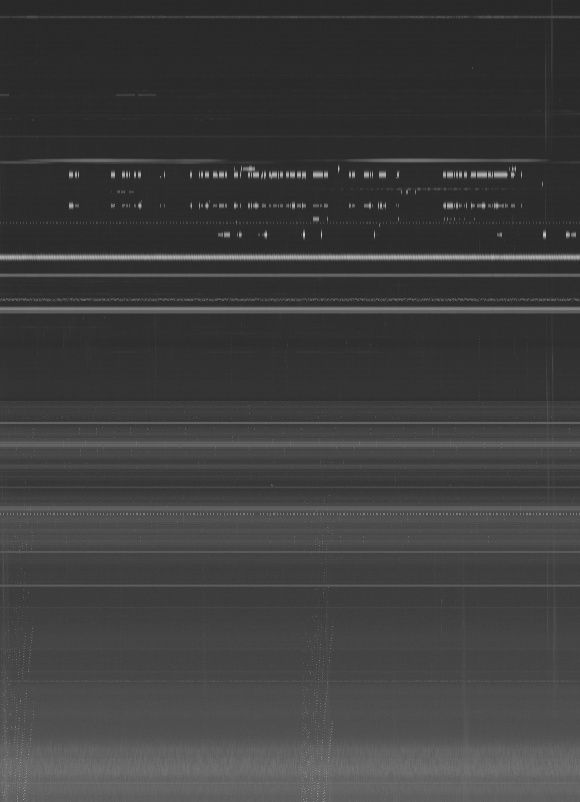
#> input picture selectivesearch/LM200811030030_IIIs_25_180.jpg, 580 x 802 px, found by its file name
$ python demo.py
#> lines starting #> are read from the running program, lines starting #| are printed output that depends on the picture
#> further down, image is the input picture: shape (802, 580); min 36, max 208, mean 62.2
# -*- coding = utf-8 -*-
# @Time : 2021/6/2 19:39
# @Author : 水神与月神
# @File : demo.py
# @Software : PyCharm


import selectivesearch
import cv2 as cv
import numpy as np
import matplotlib.pyplot as plt
import matplotlib.patches as mpatches


# %%

def normalization_x(filename):
    # 徐龙老师采用的消除横线噪声的通道归一化方法
    image = filename.copy()
    # list 没有shape方法
    shape = image.shape
#> shape = (802, 580)
    global_mean = np.mean(image)
#> global_mean = 62.21
    # 防止255溢出，先将数组转换成列表
    image = image.tolist()
#> image = 802 items
    for i in range(shape[0]):
        channel_mean = np.mean(image[i])
        image[i] = image[i] - channel_mean + global_mean
#> this loop made 802 passes
#> channel_mean on passes 1 to 3: 41.11, 40.86, 40.55
    image = np.array(image, dtype=np.uint8)
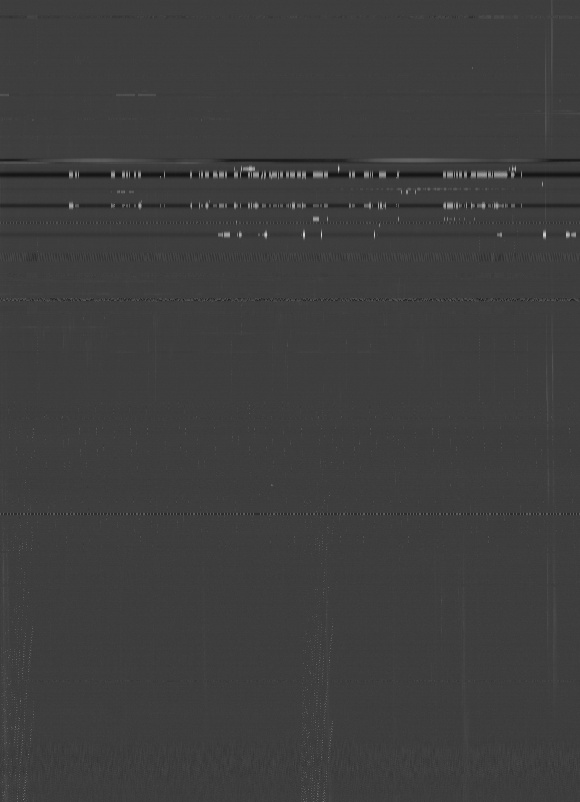
#> image: shape (802, 580); min 17, max 218, mean 61.7
    return image


# %%
path = r'F:\SolarRadioBurst\selectivesearch\LM200811030030_IIIs_25_180.jpg'
image = cv.imread(path, cv.IMREAD_UNCHANGED)
image = normalization_x(image)
image = cv.equalizeHist(image)
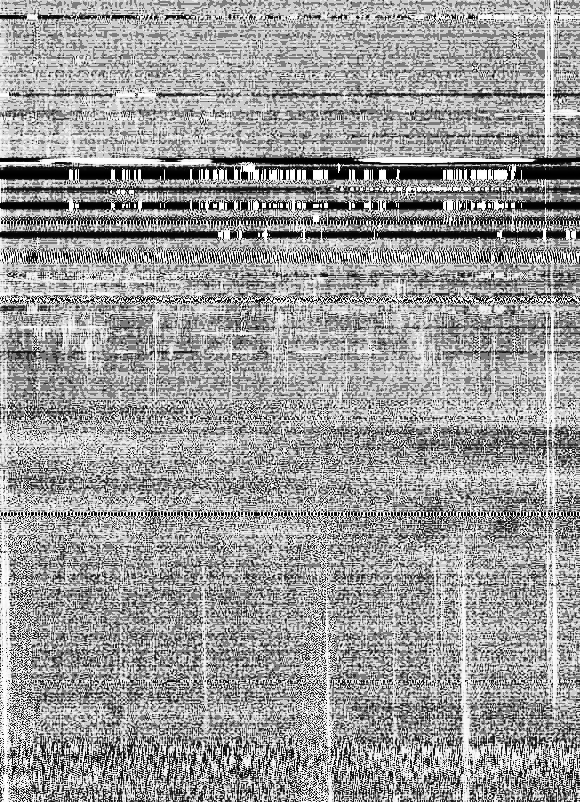
#> image: shape (802, 580); min 0, max 255, mean 156

# cv.imshow("image", image)
# cv.waitKey()
# cv.destroyWindow("image")
#
# 参考链接：https://blog.csdn.net/jsond/article/details/74923089

image = cv.cvtColor(image,cv.COLOR_GRAY2RGB)
#> image: shape (802, 580, 3)
#> (the run stopped early here; a loop or call above may not have finished)
